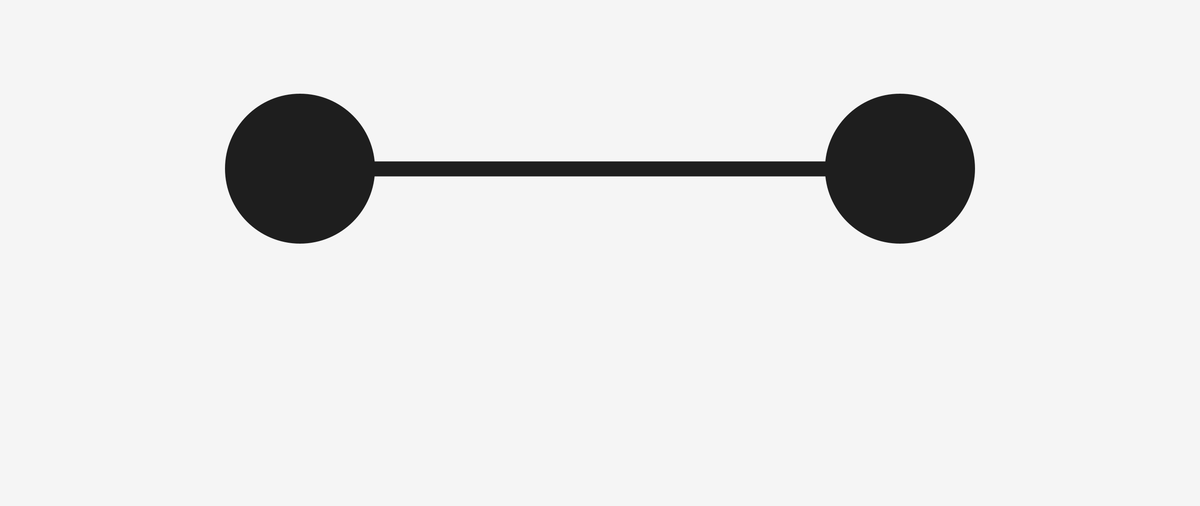
Frame 1 (no input)
Frame 2 (the mouse pressed at the canvas centre, redrawn once): identical to frame 1, image omitted

The Processing sketch that drew this single still picture (run headless with seeded random() and noise(); the mouse was pressed at the canvas centre and the sketch redrawn once):

// Processing sketch: big_hero_6
// ── big_hero_6.pde

// Manuale di Programmazione Cinematografica - Volume 2
// Daniele Olmisani, 2015

// Big Hero 6


final color PAPER = color(245);
final color INK = color(30);


void setup() {
  size(2560, 1080);
  noLoop();
}


void draw() {
  
  float size = 0.125*width;
  
  translate(width/2.0, height/3.0);
  
  background(PAPER);
  fill(INK);
  noStroke();
  
  ellipseMode(CENTER);
  ellipse(-width/4.0, 0, size, size);
  ellipse( width/4.0, 0, size, size);
  
  stroke(INK);
  strokeWeight(size/10.0);
  line(-width/4.0, 0, width/4.0, 0);
  
  save("big-hero-6.png");
}
